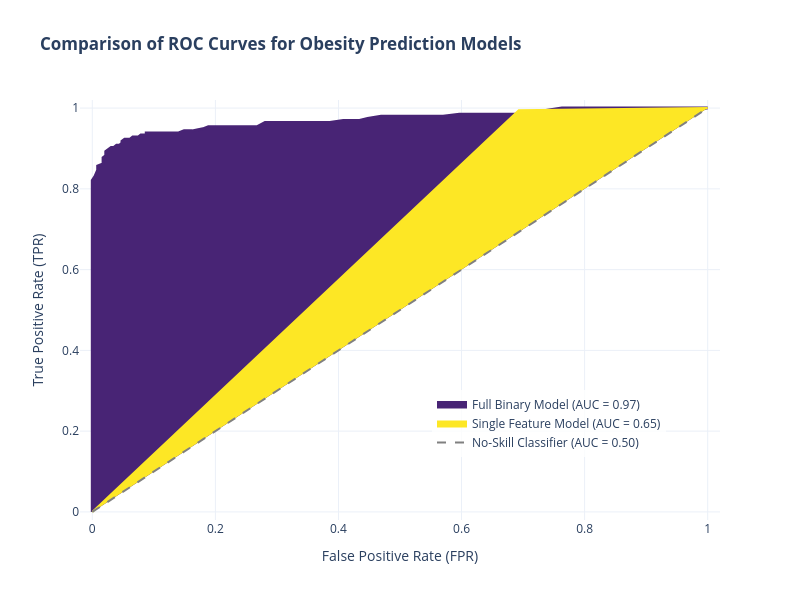

Write notebook code for a chart like this one.
### Markdown cell above
Comparing the log loss metrics reveals a dramatic difference in model certainty: the single-feature model relying solely on family history suffers from a high log loss of 0.5853, reflecting considerable predictive uncertainty. In contrast, incorporating all available features reduces the log loss to 0.2306, demonstrating that the full model leverages collective entropy reduction to make significantly more confident and well-calibrated probability estimates.

### Code cell
# Get FPR and TPR
fpr_full, tpr_full, _ = roc_curve(y_test_bin, y_pred_proba_bin)
roc_auc_full = auc(fpr_full, tpr_full)

fpr_single, tpr_single, _ = roc_curve(y_test_bin, y_pred_proba_single)
roc_auc_single = auc(fpr_single, tpr_single)

fig = go.Figure()

# Full Binary Model 
fig.add_trace(
    go.Scatter(
        x=fpr_full,
        y=tpr_full,
        mode='lines',
        name=f'Full Binary Model (AUC = {roc_auc_full:.2f})',
        line=dict(color='#482475', width=3),
        fill='toself',  
        fillcolor='rgb(72, 36, 117, 0.08)', 
    )
)

# Single Feature Model 
fig.add_trace(
    go.Scatter(
        x=fpr_single,
        y=tpr_single,
        mode='lines',
        name=f'Single Feature Model (AUC = {roc_auc_single:.2f})',
        line=dict(color='#fde725', width=2),
        fill='toself',
        fillcolor='rgb(253, 231, 37,0.4)',
        
    )
)

# No-Skill Classifier diagonal line
fig.add_trace(
    go.Scatter(
        x=[0, 1],
        y=[0, 1],
        mode='lines',
        name='No-Skill Classifier (AUC = 0.50)',
        line=dict(color='gray', width=2, dash='dash'),
    )
)


fig.update_layout(
    title='<b>Comparison of ROC Curves for Obesity Prediction Models</b>',
    xaxis_title='False Positive Rate (FPR)',
    yaxis_title='True Positive Rate (TPR)',
    xaxis=dict(range=[-0.02, 1.02], zeroline=False),
    yaxis=dict(range=[-0.02, 1.02], zeroline=False),
    legend=dict(x=0.55, y=0.15, bgcolor='rgba(255, 255, 255, 0.8)'),
    template='plotly_white',
    width=800,
    height=600,
)

fig.show()

### Figure 1 — Plotly figure (JSON) as saved in the notebook; plotly's stock layout.template omitted (floating-point values rounded to 4 significant figures)
{"data": [{"fill": "toself", "fillcolor": "rgb(72, 36, 117, 0.08)", "line": {"color": "#482475", "width": 3}, "mode": "lines", "name": "Full Binary Model (AUC = 0.97)", "type": "scatter", "x": [0.0, 0.0, 0.0, 0.0, 0.0, 0.0, 0.0, 0.0, 0.0, 0.0, 0.0, 0.0, 0.0, 0.0, 0.0, 0.0, 0.0, 0.0, 0.0, 0.0, 0.0, 0.0, 0.0, 0.0, 0.0, 0.0, 0.0, 0.0, 0.004386, 0.008772, 0.008772, 0.01754, 0.01754, 0.01754, 0.02193, 0.02193, 0.0307, 0.03509, 0.03947, 0.04386, 0.04825, 0.04825, 0.05263, 0.0614, 0.06579, 0.07456, 0.07895, 0.08772, 0.08772, 0.09649, 0.1009, 0.1184, 0.1316, 0.1404, 0.1491, 0.1623, 0.1798, 0.1886, 0.2061, 0.2149, 0.2281, 0.2456, 0.2544, 0.2675, 0.2807, 0.2895, 0.3026, 0.3114, 0.3333, 0.3377, 0.3465, 0.364, 0.386, 0.4079, 0.4342, 0.4474, 0.4693, 0.5175, 0.5702, 0.5965, 0.6228, 0.6404, 0.6535, 0.6974, 0.7632, 0.8289, 0.9079, 1.0], "y": [0.0, 0.2308, 0.3333, 0.3641, 0.4154, 0.4513, 0.4667, 0.4923, 0.5231, 0.5333, 0.5487, 0.559, 0.5795, 0.5846, 0.6051, 0.6154, 0.6308, 0.6564, 0.6615, 0.6718, 0.6923, 0.7231, 0.7385, 0.7692, 0.7897, 0.8, 0.8103, 0.8205, 0.8308, 0.8462, 0.8564, 0.8615, 0.8667, 0.8769, 0.8821, 0.8923, 0.9026, 0.9026, 0.9077, 0.9077, 0.9128, 0.9179, 0.9231, 0.9231, 0.9282, 0.9282, 0.9333, 0.9333, 0.9385, 0.9385, 0.9385, 0.9385, 0.9385, 0.9385, 0.9436, 0.9436, 0.9487, 0.9538, 0.9538, 0.9538, 0.9538, 0.9538, 0.9538, 0.9538, 0.9641, 0.9641, 0.9641, 0.9641, 0.9641, 0.9641, 0.9641, 0.9641, 0.9641, 0.9692, 0.9692, 0.9744, 0.9795, 0.9795, 0.9795, 0.9846, 0.9846, 0.9846, 0.9846, 0.9846, 1.0, 1.0, 1.0, 1.0]}, {"fill": "toself", "fillcolor": "rgb(253, 231, 37,0.4)", "line": {"color": "#fde725", "width": 2}, "mode": "lines", "name": "Single Feature Model (AUC = 0.65)", "type": "scatter", "x": [0.0, 0.693, 1.0], "y": [0.0, 0.9949, 1.0]}, {"line": {"color": "gray", "dash": "dash", "width": 2}, "mode": "lines", "name": "No-Skill Classifier (AUC = 0.50)", "type": "scatter", "x": [0, 1], "y": [0, 1]}], "layout": {"height": 600, "legend": {"bgcolor": "rgba(255, 255, 255, 0.8)", "x": 0.55, "y": 0.15}, "title": {"text": "<b>Comparison of ROC Curves for Obesity Prediction Models</b>"}, "width": 800, "xaxis": {"range": [-0.02, 1.02], "title": {"text": "False Positive Rate (FPR)"}, "type": "linear", "zeroline": false}, "yaxis": {"range": [-0.02, 1.02], "title": {"text": "True Positive Rate (TPR)"}, "type": "linear", "zeroline": false}}}
